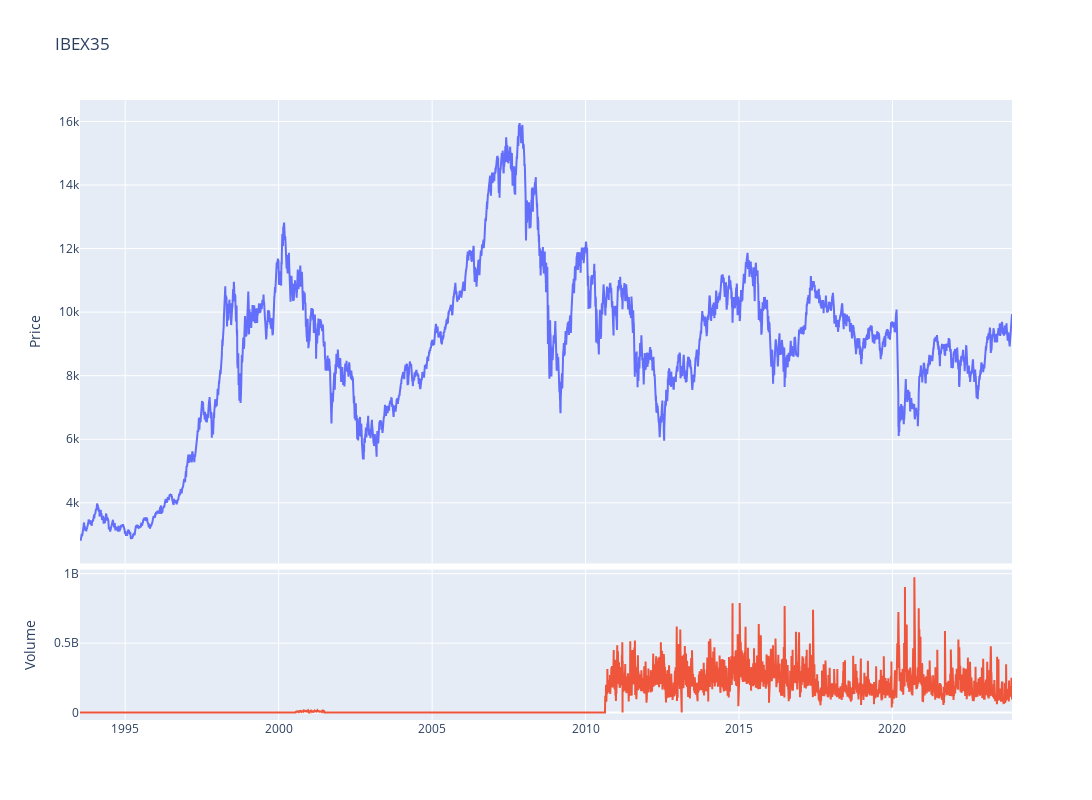

Here is the notebook cell this chart was saved with:
### Code cell
fig = make_subplots(rows=4, cols=1,shared_xaxes=True,vertical_spacing=0.01,specs=[[{'rowspan':3,'colspan':1}],[None],[None],[{'rowspan':1,'colspan':1}]])

# Graph (1,1)
fig.add_trace(go.Scatter(x=ibex35.index,y=ibex35['Adj Close'],mode="lines",name='IBEX35'),row=1, col=1)
# Update xaxis properties
fig.update_yaxes(title_text="Price", row=1, col=1)

# Graph (4,1)
fig.add_trace(go.Scatter(x=ibex35.index,y=ibex35['Volume'],mode="lines",name='Volume'),row=4, col=1)
fig.update_yaxes(title_text="Volume", row=4, col=1)

fig.update_layout(height=800, width=1300,showlegend=False,title="IBEX35")

fig.show()

### Figure 1 — Plotly figure (JSON) as saved in the notebook; plotly's stock layout.template omitted (floating-point values rounded to 4 significant figures; data arrays with more than 128 entries replaced by an {"elided": "..."} marker saying what was removed)
{"data": [{"mode": "lines", "name": "IBEX35", "type": "scatter", "x": {"elided": "7694 str values"}, "xaxis": "x", "y": {"elided": "7694 float values"}, "yaxis": "y"}, {"mode": "lines", "name": "Volume", "type": "scatter", "x": {"elided": "7694 str values"}, "xaxis": "x2", "y": {"elided": "7694 int values"}, "yaxis": "y2"}], "layout": {"height": 800, "showlegend": false, "title": {"text": "IBEX35"}, "width": 1300, "xaxis": {"anchor": "y", "domain": [0, 1], "matches": "x2", "showticklabels": false}, "xaxis2": {"anchor": "y2", "domain": [0, 1]}, "yaxis": {"anchor": "x", "domain": [0.2525, 1], "title": {"text": "Price"}}, "yaxis2": {"anchor": "x2", "domain": [0, 0.2425], "title": {"text": "Volume"}}}}
